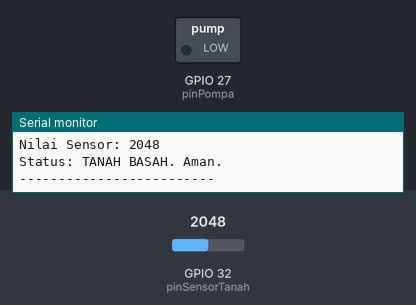
A sketch run on a simulated ESP32. On the bench: switched loads named in the sketch (green lamp = pin HIGH), the last lines printed to the serial monitor. The test bench sets the inputs (shaded band); at power-on: GPIO 32 (pinSensorTanah) = 2048.

Above: at 2.2 s.
2.3 s: GPIO 32 (pinSensorTanah) set to 2431
5.0 s: GPIO 32 (pinSensorTanah) set to 2559
At 6.4 s:
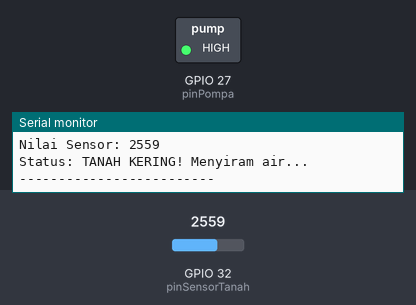
7.7 s: GPIO 32 (pinSensorTanah) set to 2460
At 9.5 s:
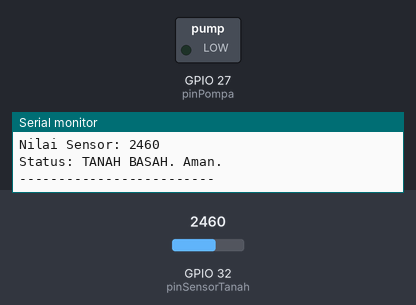
10.5 s: GPIO 32 (pinSensorTanah) set to 2540
At 12.3 s:
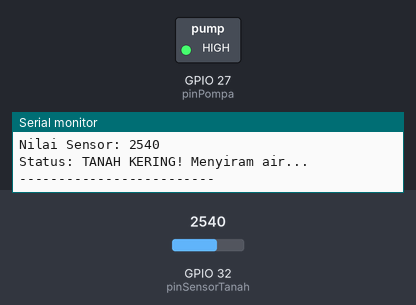
Timing chart, 0 to 13.8 s (numbered marks = the images above; inputs shaded):
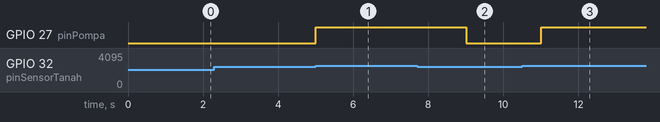

The sketch:

Testing-sensor-moisture-dan-pamp-5v.ino
```cpp
const int pinSensorTanah = 32;
const int pinPompa = 27;

const int batasKering = 2500;

void setup() {
  Serial.begin(115200); // Standar baud rate ESP32

  pinMode(pinSensorTanah, INPUT);
  pinMode(pinPompa, OUTPUT);
  digitalWrite(pinPompa, LOW);

  Serial.println("Sistem Fitcom 4.0 Siap Dites!");
  delay(1000);
}

void loop() {
  int nilaiKelembapan = analogRead(pinSensorTanah);

  Serial.print("Nilai Sensor: ");
  Serial.println(nilaiKelembapan);

  if (nilaiKelembapan > batasKering) {
    Serial.println("Status: TANAH KERING! Menyiram air...");
    digitalWrite(pinPompa, HIGH);
  } else {
    Serial.println("Status: TANAH BASAH. Aman.");
    digitalWrite(pinPompa, LOW);
  }

  Serial.println("-------------------------");
  delay(2000);
}
```

Measured:
- the behaviour switches between 2500 and 2501 on GPIO 32 (pinSensorTanah) (found by bisection; images 0 and 1)
- after the input at 5.0 s, GPIO 27 (pinPompa): LOW → HIGH at once
- after the input at 7.7 s, GPIO 27 (pinPompa): HIGH → LOW after 1.3 s
- after the input at 10.5 s, GPIO 27 (pinPompa): LOW → HIGH after 0.51 s
